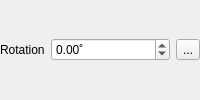
                       <widget class="QFrame" name="mPlacementRotationFrame">
                        <property name="minimumSize">
                         <size>
                          <width>0</width>
                          <height>0</height>
                         </size>
                        </property>
                        <property name="frameShape">
                         <enum>QFrame::NoFrame</enum>
                        </property>
                        <property name="frameShadow">
                         <enum>QFrame::Raised</enum>
                        </property>
                        <layout class="QGridLayout" name="gridLayout_26">
                         <property name="leftMargin">
                          <number>0</number>
                         </property>
                         <property name="topMargin">
                          <number>0</number>
                         </property>
                         <property name="rightMargin">
                          <number>0</number>
                         </property>
                         <property name="bottomMargin">
                          <number>0</number>
                         </property>
                         <item row="0" column="0">
                          <widget class="QLabel" name="label_25">
                           <property name="sizePolicy">
                            <sizepolicy hsizetype="Preferred" vsizetype="Preferred">
                             <horstretch>0</horstretch>
                             <verstretch>0</verstretch>
                            </sizepolicy>
                           </property>
                           <property name="text">
                            <string>Rotation</string>
                           </property>
                           <property name="alignment">
                            <set>Qt::AlignLeading|Qt::AlignLeft|Qt::AlignVCenter</set>
                           </property>
                          </widget>
                         </item>
                         <item row="0" column="1">
                          <widget class="QgsDoubleSpinBox" name="mPointAngleSpinBox">
                           <property name="enabled">
                            <bool>true</bool>
                           </property>
                           <property name="sizePolicy">
                            <sizepolicy hsizetype="MinimumExpanding" vsizetype="Fixed">
                             <horstretch>0</horstretch>
                             <verstretch>0</verstretch>
                            </sizepolicy>
                           </property>
                           <property name="suffix">
                            <string>˚</string>
                           </property>
                           <property name="minimum">
                            <double>-360.000000000000000</double>
                           </property>
                           <property name="maximum">
                            <double>360.000000000000000</double>
                           </property>
                          </widget>
                         </item>
                         <item row="0" column="2">
                          <widget class="QgsDataDefinedButton" name="mPointAngleDDBtn">
                           <property name="text">
                            <string>...</string>
                           </property>
                          </widget>
                         </item>
                        </layout>
                       </widget>
